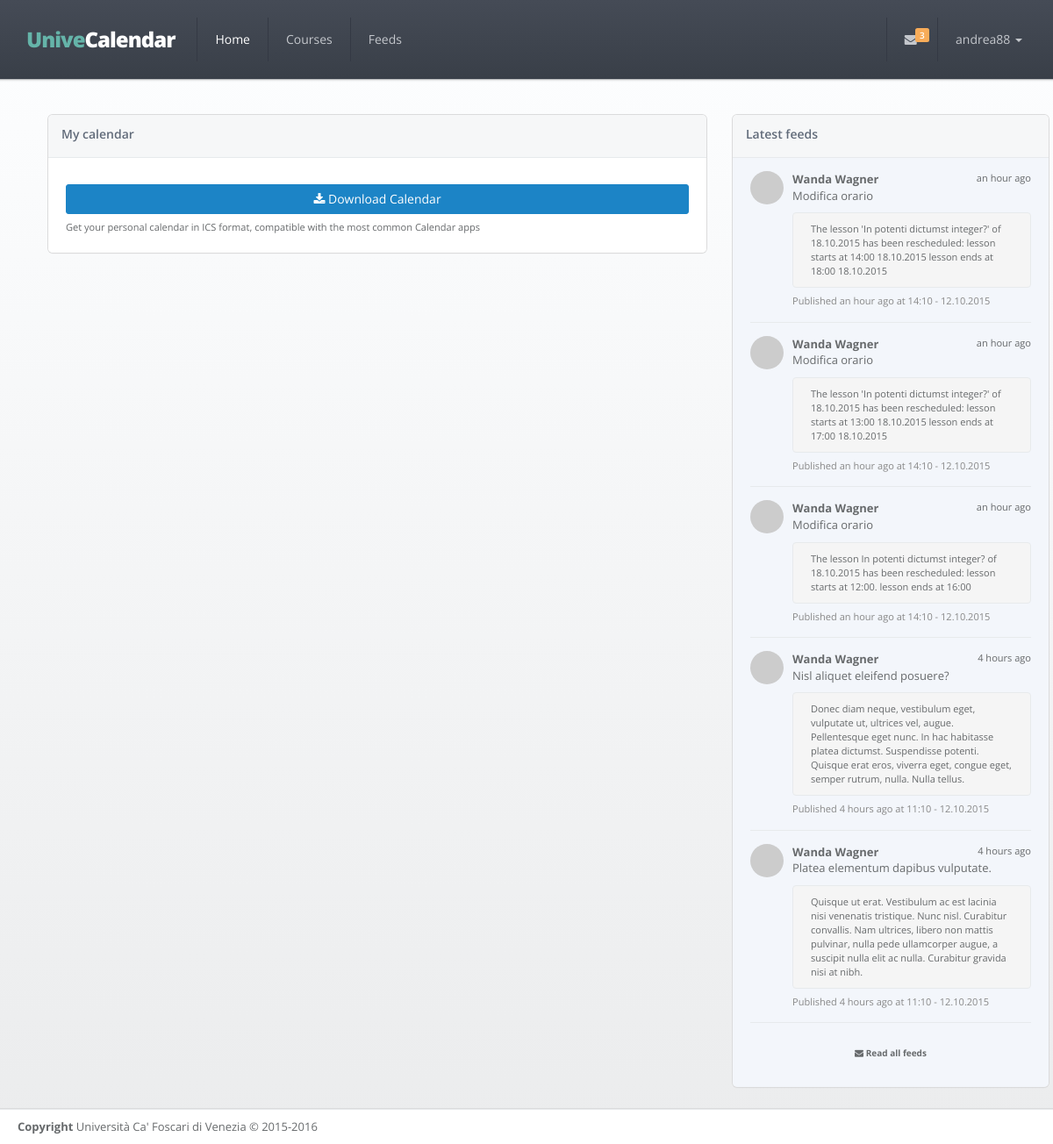
Screenshot of / (signed in) with the database file from the repository.
### app/models.py (models this page shows, shortened)
class User(UserMixin, db.Model):
    __tablename__ = 'users'
    id = db.Column(db.Integer, primary_key=True)
    email = db.Column(db.String(64), unique=True)
    username = db.Column(db.String(64), unique=True)
    password_hash = db.Column(db.String(128))
    confirmed = db.Column(db.Boolean, default=False)
    member_since = db.Column(db.DateTime(), default=datetime.utcnow)
    last_seen = db.Column(db.DateTime(), default=datetime.utcnow)
    avatar_hash = db.Column(db.String(32))
    telegram_chat_id = db.Column(db.String(64))
    courses = db.relationship('Course',
                              backref='user_id',
                              secondary=follows,
                              lazy='dynamic')
    feeds = db.relationship('Feed',
                            backref='user_id',
                            secondary=reads,
                            lazy='dynamic')
    @property
    def password(self):
        raise AttributeError('Not readable')
    def ping(self):
        self.last_seen = datetime.utcnow()
        db.session.add(self)

class Feed(db.Model):
    __tablename__ = 'feeds'
    id = db.Column(db.Integer, primary_key=True)
    title = db.Column(db.String(64))
    body = db.Column(db.Text)
    timestamp = db.Column(db.DateTime, index=True, default=datetime.utcnow)
    professor_id = db.Column(db.Integer, db.ForeignKey('professors.id'))
    users = db.relationship('User',
                            secondary=reads,
                            backref=db.backref('feed_id', lazy='dynamic'),
                            lazy='dynamic')
    @property
    def author(self):
        return self.professor.first_name + ' ' + self.professor.last_name
    @property
    def gravatar(self):
        return self.professor.gravatar()

class Professor(db.Model):
    __tablename__ = 'professors'
    id = db.Column(db.Integer, primary_key=True)
    first_name = db.Column(db.String(64))
    last_name = db.Column(db.String(64))
    email = db.Column(db.String(64), unique=True)
    avatar_hash = db.Column(db.String(32))
    courses = db.relationship('Course',
                              backref='professor',
                              lazy='joined')
    feeds = db.relationship('Feed',
                            backref='professor',
                            lazy='dynamic')
    def gravatar(self, size=100, default='identicon', rating='g'):
        if request.is_secure:
            url = 'https://secure.gravatar.com/avatar'
        else:
            url = 'http://www.gravatar.com/avatar'
        hash = self.avatar_hash or hashlib.md5(
            self.email.encode('utf-8')).hexdigest()
        return '{url}/{hash}?s={size}&d={default}&r={rating}'.format(
            url=url, hash=hash, size=size, default=default, rating=rating)

### app/main/views.py (the view)
@main.route('/', methods=['GET', 'POST'])
def index():
    if current_user.is_authenticated:
        return render_template('index.html', feeds=get_latest_feeds(5))
    return redirect(url_for('auth.login'))

### app/auth/views.py (called while the page is built)
@auth.before_app_request
def before_request():
    if current_user.is_authenticated:
        current_user.ping()
        if not current_user.confirmed \
                and request.endpoint[:5] != 'auth.' \
                and request.endpoint != 'static':
            return redirect(url_for('auth.unconfirmed'))

### app/main/views.py (called while the page is built)
@babel.localeselector
def get_locale():
    return request.accept_languages.best_match(
        current_app.config['LANGUAGES'].keys())

@main.after_app_request
def after_request(response):
    for query in get_debug_queries():
        if query.duration >= current_app.config['SLOW_DB_QUERY_TIME']:
            current_app.logger.warning(
                'Slow query: %s\nParameters: %s\nDuration: %fs\nContext: %s\n'
                % (query.statement, query.parameters, query.duration,
                   query.context))
    return response

@main.before_request
@login_required
def before_request():
    g.unread = count_unread_feeds()
    g.latest = get_latest_feeds(3)
    g.locale = get_locale()

def user_feeds_query():
    if not current_user.courses.count():
        return
    professor_ids = set([c.professor_id for c in current_user.courses])
    return Feed.query.filter(Feed.professor_id.in_(professor_ids))

def get_latest_feeds(n=5):
    query = user_feeds_query()
    if query is not None:
        return query.order_by(Feed.timestamp.desc()).limit(n).all()

def count_unread_feeds():
    query = user_feeds_query()
    if query is not None:
        return query.filter(~Feed.users.contains(current_user)).count()

### app/models.py (called while the page is built)
@login_manager.user_loader
def load_user(user_id):
    return User.query.get(int(user_id))

### app/templates/index.html (shortened to what this page needs)
{% extends 'base.html' %}
{% set active_page='home' %}
{% block styles %}
    {{ super() }}
    <link href="http://cdnjs.cloudflare.com/ajax/libs/fullcalendar/2.4.0/fullcalendar.min.css" rel="stylesheet">
    <link href="http://cdnjs.cloudflare.com/ajax/libs/fullcalendar/2.4.0/fullcalendar.print.css" rel='stylesheet' media='print'>
{% endblock %}
{% block content %}
    <div class="row">
        <div class="col-lg-8">
            <div class="ibox float-e-margins">
                <div class="ibox-title">
                    <h5>{{ gettext('My calendar') }}</h5>
                </div>
                <div class="ibox-content">
                    <div class="row">
                        <div class="col-lg-12">
                            <a href="{{ url_for('main.download_calendar') }}" class="btn btn-success btn-block m-t"><i class="fa fa-download"></i> {{ gettext('Download Calendar') }}</a>
                            <small>{{ gettext('Get your personal calendar in ICS format, compatible with the most common Calendar apps') }}</small>
                        </div>
                    </div>
                </div>
            </div>
            <div class="row">
                <div class="col-lg-12">
                </div>
            </div>
        </div>
        <div class="col-lg-4">
            <div class="ibox">
                <div class="ibox-title">
                    <h5>{{ gettext('Latest feeds') }}</h5>
                </div>
                <div class="ibox-content" style="background-color: #f3f6fb">
                    <div class="feed-activity-list">
                        {{ macros.feeds_widget(feeds, moment) }}
                    </div>
                </div>
            </div>
        </div>
    </div>
{% endblock %}

### app/templates/base.html (shortened to what this page needs)
{% import "_macros.html" as macros %}
<!DOCTYPE html>
<html>
<head>
    {% block styles %}
        <link rel="stylesheet" href="https://maxcdn.bootstrapcdn.com/bootstrap/3.3.5/css/bootstrap.min.css" >
        <link rel="stylesheet" href="https://maxcdn.bootstrapcdn.com/font-awesome/4.4.0/css/font-awesome.min.css">
        <link href="{{ url_for('static', filename='css/animate.css') }}" rel="stylesheet">
        <link href="{{ url_for('static', filename='css/style.css') }}" rel="stylesheet">
    {% endblock %}
</head>
{% block body %}
    <body class="top-navigation">
    <div id="wrapper">
        <div id="page-wrapper" class="gray-bg">
            <div class="row border-bottom fancy-bg">
                <nav class="navbar navbar-static-top" role="navigation">
                    <div class="navbar-header">
                        <a href="{{ url_for('main.index') }}" class="navbar-brand" style="font-size: 24px">
                            <span class="text-navy">Unive</span>Calendar
                        </a>
                    </div>
                    <div class="navbar-collapse collapse" id="navbar">
                        {% set navigation_bar = [
                            (url_for('main.index'), 'home', 'Home'),
                            (url_for('main.courses'), 'courses', gettext('Courses')),
                            (url_for('main.feeds'), 'feeds', gettext('Feeds'))
                        ] -%}
                        <ul class="nav navbar-nav">
                            {% for href, id, caption in navigation_bar %}
                                <li{% if id == active_page %} class="active"{% endif %}>
                                    <a aria-expanded="false" role="button" href="{{ href|e }}">{{ caption|e }}
                                    </a>
                                </li>
                            {% endfor %}
                        </ul>
                        <ul class="nav navbar-top-links navbar-right">
                            <li class="dropdown">
                                <a class="dropdown-toggle count-info" data-toggle="dropdown" href="#">
                                    <i class="fa fa-envelope"></i>
                                    {% if g.unread %}
                                        <span class="label label-warning">{{ g.unread }}</span>
                                    {% endif %}
                                </a>
                            </li>
                            <li class="dropdown">
                                <a aria-expanded="false" role="button" href="#" class="dropdown-toggle" data-toggle="dropdown">{{ current_user.username }} <span class="caret"></span></a>
                            </li>
                        </ul>
                    </div>
                </nav>
            </div>
            <div class="wrapper wrapper-content">
                <div class="container">
                    {% block content %}
                    {% endblock %}
                </div>
            </div>
            <div class="footer">
                <div>
                    <strong>Copyright</strong> Università Ca' Foscari di Venezia &copy; 2015-2016
                </div>
            </div>
        </div>
    </div>
    </body>
{% endblock %}
</html>

### app/templates/_macros.html (shortened to what this page needs)
{% macro feeds_widget(feeds, moment) %}
    {% if not feeds %}
        <p class="text-center">{{ gettext('No feed found') }}</p>
    {% else %}
        {% for feed in feeds %}
            <div class="feed-element">
                <a href="#" class="pull-left">
                    <img alt="image" class="img-circle" src="{{ feed.gravatar }}">
                </a>
                <div class="media-body ">
                    <small class="pull-right">{{ moment(feed.timestamp).fromNow() }}</small>
                    <strong>{{ feed.author }}</strong><br> {{ feed.title }}<br>
                    <div class="well">
                        {{ feed.body }}
                    </div>
                    <small class="text-muted">{{ gettext('Published %(fromnow)s at %(date)s', fromnow=moment(feed.timestamp).fromNow(), date=moment(feed.timestamp).format('HH:MM - D.M.YYYY')) }}</small>
                </div>
            </div>
        {% endfor %}
        <div class="text-center link-block m-t">
            <a href="{{ url_for('main.feeds') }}">
                <i class="fa fa-envelope"></i> <strong>{{ gettext('Read all feeds') }}</strong>
            </a>
        </div>
    {% endif %}
{% endmacro %}

### rows the page displays
User: username "andrea88"
Feed: timestamp "an hour ago", author "Wanda Wagner", title "Modifica orario", body "The lesson 'In potenti dictumst integer?' of 18.10.2015 has been rescheduled: lesson starts at 14:00 18.10.2015 lesson ends at 18:00 18.10.2015", timestamp "Published an hour ago at 14:10 - 12.10.2015"
Feed: timestamp "an hour ago", author "Wanda Wagner", title "Modifica orario", body "The lesson 'In potenti dictumst integer?' of 18.10.2015 has been rescheduled: lesson starts at 13:00 18.10.2015 lesson ends at 17:00 18.10.2015", timestamp "Published an hour ago at 14:10 - 12.10.2015"
Feed: timestamp "an hour ago", author "Wanda Wagner", title "Modifica orario", body "The lesson In potenti dictumst integer? of 18.10.2015 has been rescheduled: lesson starts at 12:00. lesson ends at 16:00", timestamp "Published an hour ago at 14:10 - 12.10.2015"
Feed: timestamp "4 hours ago", author "Wanda Wagner", title "Nisl aliquet eleifend posuere?", body "Donec diam neque, vestibulum eget, vulputate ut, ultrices vel, augue. Pellentesque eget nunc. In hac habitasse platea dictumst. Suspendisse potenti. Quisque erat eros, viverra eget, congue eget, semper rutrum, nulla. Nulla tellus.", timestamp "Published 4 hours ago at 11:10 - 12.10.2015"
Feed: timestamp "4 hours ago", author "Wanda Wagner", title "Platea elementum dapibus vulputate.", body "Quisque ut erat. Vestibulum ac est lacinia nisi venenatis tristique. Nunc nisl. Curabitur convallis. Nam ultrices, libero non mattis pulvinar, nulla pede ullamcorper augue, a suscipit nulla elit ac nulla. Curabitur gravida nisi at nibh.", timestamp "Published 4 hours ago at 11:10 - 12.10.2015"

### other values shown
{{ caption|e }} "Home" "Courses" "Feeds"
{{ g.unread }} "3"
{{ gettext('My calendar') }} "My calendar"
{{ gettext('Download Calendar') }} "Download Calendar"
{{ gettext('Latest feeds') }} "Latest feeds"
{{ gettext('Read all feeds') }} "Read all feeds"
